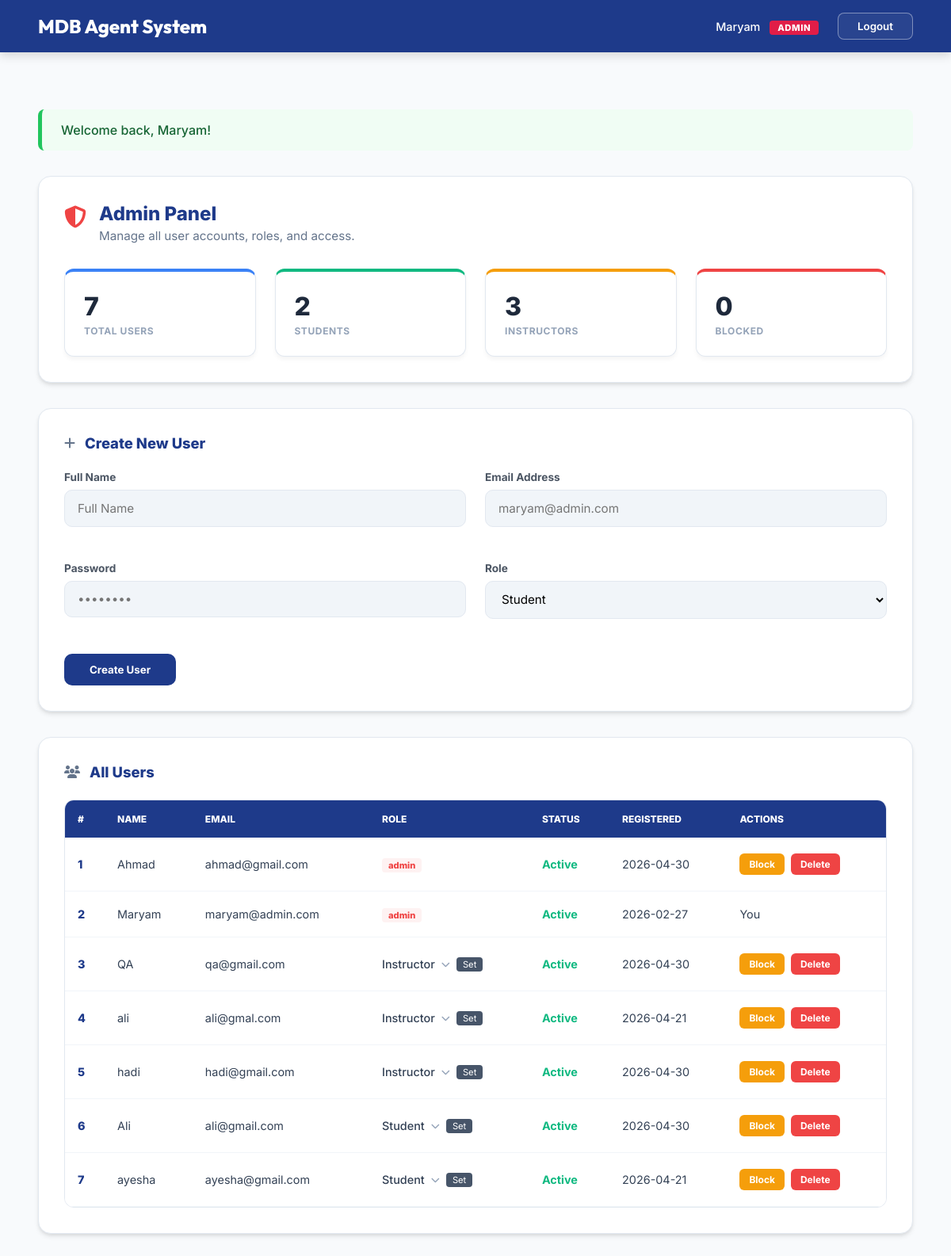
The app's page /admin (signed in) with its own data.
### app.py (models this page shows)
class User(db.Model):
    __tablename__ = 'users'
    id = db.Column(db.Integer, primary_key=True)
    name = db.Column(db.String(100), nullable=False)
    email = db.Column(db.String(120), unique=True, nullable=False)
    password_hash = db.Column(db.String(128), nullable=False)
    role = db.Column(db.String(20), nullable=False, default='student') # student, instructor, admin
    status = db.Column(db.String(20), nullable=False, default='active') # active, blocked
    created_at = db.Column(db.DateTime, default=datetime.utcnow)

### app.py (the view)
@app.route('/admin')
@login_required
@role_required('admin')
def admin_dashboard():
    users = User.query.order_by(User.role, User.name).all()
    return render_template('admin_panel.html', users=users)

### app.py (called while the page is built, shortened)
def login_required(f):
    @wraps(f)
    def decorated(*args, **kwargs):
        if 'user_id' not in session:
            flash('Please log in first.', 'warning')
            return redirect(url_for('login'))
        return f(*args, **kwargs)
    return decorated

def role_required(*roles):
    def decorator(f):
        @wraps(f)
        def decorated(*args, **kwargs):
            if 'user_id' not in session:
                return redirect(url_for('login'))
            return f(*args, **kwargs)
        return decorated
    return decorator

### templates/admin_panel.html (shortened to what this page needs)
{% extends 'base.html' %}
{% block content %}
<div class="admin-container">
    <div class="welcome-box">
        Welcome back, {{ session.name }}!
    </div>
    <div class="glass-card main-admin-card">
        <div class="section-header">
            <i class="fas fa-shield-alt icon-red"></i>
            <div>
                <h2>Admin Panel</h2>
                <p>Manage all user accounts, roles, and access.</p>
            </div>
        </div>
        <div class="stats-row">
            <div class="stat-card blue-top">
                <div class="stat-num">{{ users|length }}</div>
                <div class="stat-desc">TOTAL USERS</div>
            </div>
            <div class="stat-card green-top">
                <div class="stat-num">{{ users|selectattr('role', 'equalto', 'student')|list|length }}</div>
                <div class="stat-desc">STUDENTS</div>
            </div>
            <div class="stat-card orange-top">
                <div class="stat-num">{{ users|selectattr('role', 'equalto', 'instructor')|list|length }}</div>
                <div class="stat-desc">INSTRUCTORS</div>
            </div>
            <div class="stat-card red-top">
                <div class="stat-num">{{ users|selectattr('status', 'equalto', 'blocked')|list|length }}</div>
                <div class="stat-desc">BLOCKED</div>
            </div>
        </div>
    </div>
    <div class="glass-card form-container">
        <div class="section-header-small">
            <i class="fas fa-plus"></i>
            <h3>Create New User</h3>
        </div>
        <form action="{{ url_for('admin_create_user') }}" method="POST">
            <div class="input-grid">
                <div class="form-group">
                    <label>Full Name</label>
                    <input type="text" name="name" placeholder="Full Name" required>
                </div>
                <div class="form-group">
                    <label>Email Address</label>
                    <input type="email" name="email" placeholder="maryam@admin.com" required>
                </div>
                <div class="form-group">
                    <label>Password</label>
                    <input type="password" name="password" placeholder="••••••••" required>
                </div>
                <div class="form-group">
                    <label>Role</label>
                    <select name="role">
                        <option value="student">Student</option>
                    </select>
                </div>
            </div>
            <button type="submit" class="btn-submit">Create User</button>
        </form>
    </div>
    <div class="glass-card table-section">
        <div class="section-header-small">
            <i class="fas fa-users"></i>
            <h3>All Users</h3>
        </div>
        <div class="table-wrapper">
            <table>
                <thead>
                    <tr>
                        <th style="width: 50px;">#</th>
                        <th>NAME</th>
                        <th>EMAIL</th>
                        <th>ROLE</th>
                        <th>STATUS</th>
                        <th>REGISTERED</th>
                        <th>ACTIONS</th>
                    </tr>
                </thead>
                <tbody>
                    {% for u in users %}
                    <tr>
                        <td class="text-bold-blue">{{ loop.index }}</td>
                        <td>{{ u.name }}</td>
                        <td>{{ u.email }}</td>
                        <td>
                            {% if u.role == 'admin' %}
                                <span class="badge-role-admin">admin</span>
                            {% else %}
                                <div class="role-selector">
                                    <span>{{ u.role|capitalize }}</span>
                                    <i class="fas fa-chevron-down"></i>
                                    <button class="btn-set">Set</button>
                                </div>
                            {% endif %}
                        </td>
                        <td><span class="status-active">Active</span></td>
                        <td class="text-muted">{{ u.created_at.strftime('%Y-%m-%d') if u.created_at else '2026-04-21' }}</td>
                        <td>
                            {% if u.id != session.user_id %}
                                <div class="action-buttons">
                                    <form action="{{ url_for('admin_block_user', uid=u.id) }}" method="POST" style="display:inline">
                                        <button type="submit" class="btn-block">Block</button>
                                    </form>
                                    <form action="{{ url_for('admin_delete_user', uid=u.id) }}" method="POST" style="display:inline">
                                        <button type="submit" class="btn-delete">Delete</button>
                                    </form>
                                </div>
                            {% else %}
                                <span class="text-muted">You</span>
                            {% endif %}
                        </td>
                    </tr>
                    {% endfor %}
                </tbody>
            </table>
        </div>
    </div>
</div>
{% endblock %}

### templates/base.html (shortened to what this page needs)
<!DOCTYPE html>
<html lang="en">
<head>
    <link rel="stylesheet" href="https://cdnjs.cloudflare.com/ajax/libs/font-awesome/6.4.0/css/all.min.css">
</head>
<body>
    {% block body %}
    {% if session.user_id %}
        {% if session.role == 'admin' %}
            <nav class="top-navbar">
                <a href="{{ url_for('admin_dashboard') }}" class="navbar-brand">MDB Agent System</a>
                <div class="navbar-user">
                    <span>{{ session.name }} <span class="admin-badge">ADMIN</span></span>
                    <form action="{{ url_for('logout') }}" method="post" style="display:inline">
                        <button type="submit" class="logout-pill">Logout</button>
                    </form>
                </div>
            </nav>
        {% endif %}
    {% endif %}
    <div class="{% if session.user_id and session.role != 'admin' %}main-wrapper{% else %}main-content{% endif %}">
        <div class="flash-container" style="max-width: 1100px; margin: 0 auto; padding: 1rem;">
        </div>
        {% block content %}{% endblock %}
    </div>
    {% endblock %}
</body>
</html>

### templates/base.html (style rules this page uses)
:root { --primary-blue: #1e3a8a; --primary-green: #38a169; --bg-gradient: linear-gradient(135deg, #1e3a8a 0%, #3b82f6 100%); --card-bg: #ffffff; --input-bg: #f3f4f6; --text-main: #1e293b; --text-muted: #64748b; --border-color: #e2e8f0; --danger: #e53e3e; --success: #38a169; --warning: #ed8936; }
* { box-sizing: border-box; margin: 0; padding: 0; font-family: 'Inter', sans-serif; }
body { background-color: #f1f5f9; color: var(--text-main); min-height: 100vh; }
.form-group { margin-bottom: 1.25rem; }
.form-group label { display: block; margin-bottom: 0.5rem; font-size: 0.875rem; font-weight: 600; color: #4b5563; }
.form-group input, .form-group select { width: 100%; padding: 0.75rem 1rem; border-radius: 10px; border: 1px solid var(--border-color); background: var(--input-bg); font-size: 1rem; transition: all 0.2s; }
.top-navbar { background: #1e3a8a; padding: 1rem 3rem; display: flex; justify-content: space-between; align-items: center; color: #fff; position: sticky; top: 0; z-index: 1000; box-shadow: 0 4px 12px rgba(0,0,0,0.15); }
.navbar-brand { font-family: 'Outfit', sans-serif; font-weight: 800; font-size: 1.5rem; text-decoration: none; color: #fff; }
.navbar-user { display: flex; align-items: center; gap: 1.5rem; font-size: 0.9rem; font-weight: 500; }
.admin-badge { background: #e11d48; color: #fff; padding: 2px 10px; border-radius: 4px; font-weight: 800; font-size: 0.7rem; margin-left: 0.5rem; letter-spacing: 0.05em; }
.logout-pill { background: rgba(255,255,255,0.05); color: #fff; padding: 8px 24px; border-radius: 8px; text-decoration: none; border: 1.5px solid rgba(255,255,255,0.4); cursor: pointer; font-weight: 600; transition: all 0.2s; }
.main-content { padding: 2.5rem 3rem; min-height: 100vh; background-color: #f8fafc; }
.glass-card { background: #ffffff; border-radius: 16px; padding: 2rem; box-shadow: 0 4px 6px -1px rgba(0, 0, 0, 0.1), 0 2px 4px -1px rgba(0, 0, 0, 0.06); border: 1px solid #e2e8f0; margin-bottom: 2rem; transition: transform 0.2s, box-shadow 0.2s; }

### records on screen
User: name "Maryam", email "maryam@admin.com", role "admin", created_at "2026-02-27", shows "You"
User: name "Ahmad", email "ahmad@gmail.com", role "admin", created_at "2026-04-30"
User: name "QA", email "qa@gmail.com", role "Instructor", created_at "2026-04-30"
User: name "ali", email "ali@gmal.com", role "Instructor", created_at "2026-04-21"
User: name "hadi", email "hadi@gmail.com", role "Instructor", created_at "2026-04-30"
User: name "Ali", email "ali@gmail.com", role "Student", created_at "2026-04-30"
User: name "ayesha", email "ayesha@gmail.com", role "Student", created_at "2026-04-21"

### other values on screen
{{ users|length }} "7"
{{ users|selectattr('role', 'equalto', 'student')|list|length }} "2"
{{ users|selectattr('role', 'equalto', 'instructor')|list|length }} "3"
{{ users|selectattr('status', 'equalto', 'blocked')|list|length }} "0"
